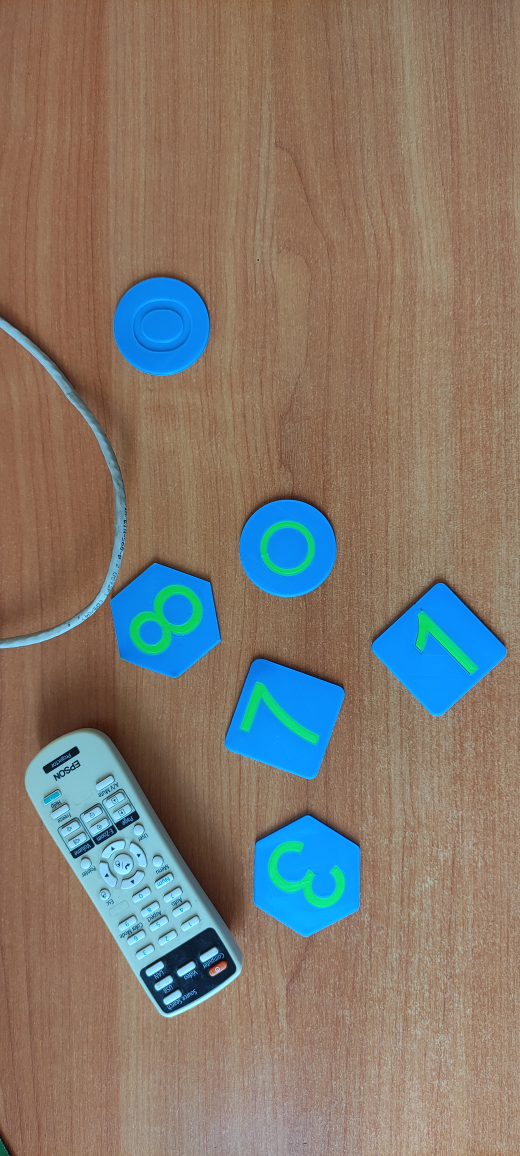
#> input picture Image/lab 3/input_images/5.jpg, 2080 x 4624 px (shown at 1/4 size)
$ python COSII_3_final.py   (older library calls are emulated)
#> lines starting #> are read from the running program, lines starting #| are printed output that depends on the picture; after the words box and inside, x2 and y2 are one past the last pixel; in counts of white or black regions, pixels touching at a corner belong together
#> in process_and_analyze_image, original_image is the input picture: shape (4624, 2080, 3); mean B, G, R 110, 120.9, 130.6
import cv2
import numpy as np
import os


# Функция для масштабирования изображения
def up_scale(image, scale_percent=20):
#> called with scale_percent = 20
    width = int(image.shape[1] * scale_percent / 100)
    height = int(image.shape[0] * scale_percent / 100)
    dim = (width, height)
    return cv2.resize(image, dim, interpolation=cv2.INTER_AREA)
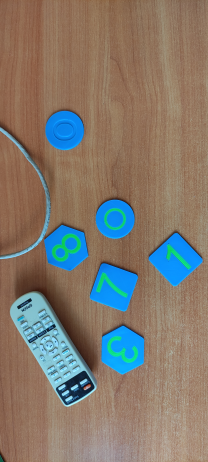
#> returned value: shape (924, 416, 3) (shown at 1/2 size); mean of channels 0, 1, 2 110, 120.9, 130.6; drawn as B, G, R


# Функция для создания маски зеленого цвета
def mask_green(image):
    lower_green = np.array([35, 50, 50])  # Нижний порог зеленого
    upper_green = np.array([85, 255, 255])  # Верхний порог зеленого
    hsv_image = cv2.cvtColor(image, cv2.COLOR_BGR2HSV)
#> hsv_image: shape (924, 416, 3); mean H, S, V 26.2, 106.5, 154.9
    mask = cv2.inRange(hsv_image, lower_green, upper_green)
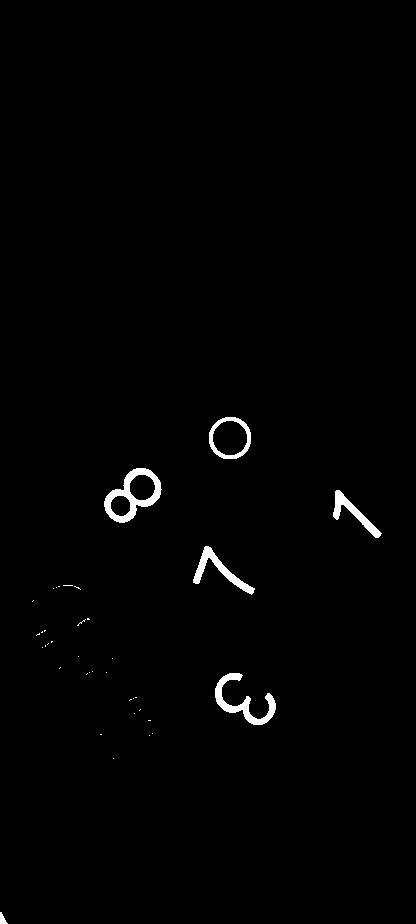
#> mask: shape (924, 416); 1% white; 38 white regions (32 under 20 px), largest, box (x1, y1, x2, y2) and area: (104, 468, 162, 523) 1136, (215, 673, 276, 725) 910, (193, 546, 255, 595) 697, (333, 490, 382, 538) 586, (209, 417, 251, 459) 518, (0, 912, 8, 924) 55
    return cv2.bitwise_and(image, image, mask=mask)


# Функция для применения медианного фильтра
def apply_median_filter(image, ksize=7):
#> called with ksize = 7
    gray_image = cv2.cvtColor(image, cv2.COLOR_BGR2GRAY)
    return cv2.medianBlur(gray_image, ksize)
#> returned value: shape (924, 416)


# Функция для применения минимального фильтра
def apply_minimal_filter(image, ksize1=3, ksize2=3):
#> called with ksize1 = 3, ksize2 = 3
    kernel = np.ones((ksize1, ksize2), np.uint8)
    return cv2.erode(image, kernel)


# Функция для выделения контуров с использованием оператора Собеля
def apply_Sobel_operator(image):
    if len(image.shape) == 3:  # Если RGB, переводим в оттенки серого
        gray_image = cv2.cvtColor(image, cv2.COLOR_BGR2GRAY)
    else:
        gray_image = image
    sobel_x = cv2.Sobel(gray_image, cv2.CV_64F, 1, 0, ksize=3)
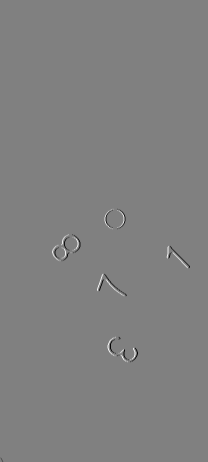
#> sobel_x: shape (924, 416) float64 (shown at 1/2 size); min -609, max 600, mean 0; drawn with min black and max white
    sobel_y = cv2.Sobel(gray_image, cv2.CV_64F, 0, 1, ksize=3)
    sobel_combined = cv2.magnitude(sobel_x, sobel_y)
    return cv2.convertScaleAbs(sobel_combined)


# Функция для вычисления угла поворота
def get_rotation_angle(contour):
    rect = cv2.minAreaRect(contour)
    angle = rect[-1]
    if angle < -45:
        angle = -(90 + angle)
    else:
        angle = -angle
    return angle


# Функция для поворота объекта
def rotate_the_shape(image, contour, angle):
    rect = cv2.minAreaRect(contour)
    center = tuple(map(int, rect[0]))
    M = cv2.getRotationMatrix2D(center, angle, 1.0)
    return cv2.warpAffine(image, M, (image.shape[1], image.shape[0]))


# Функция для обработки изображения и поиска контуров
def process_and_analyze_image(image_path, output_folder, min_area=50, max_area=5000):
    # Загружаем оригинальное изображение
    original_image = cv2.imread(image_path)
    if original_image is None:
        print(f"Ошибка: не удалось загрузить изображение {image_path}.")
        return

    # Масштабирование
    processed_image = up_scale(original_image)

    # Создание маски для зеленых объектов
    processed_image = mask_green(processed_image)

    # Применение медианного фильтра
    processed_image = apply_median_filter(processed_image, ksize=7)

    # Применение минимального фильтра
    processed_image = apply_minimal_filter(processed_image)

    # Выделение контуров с использованием оператора Собеля
    sobel_image = apply_Sobel_operator(processed_image)
    _, binary = cv2.threshold(sobel_image, 100, 255, cv2.THRESH_BINARY)
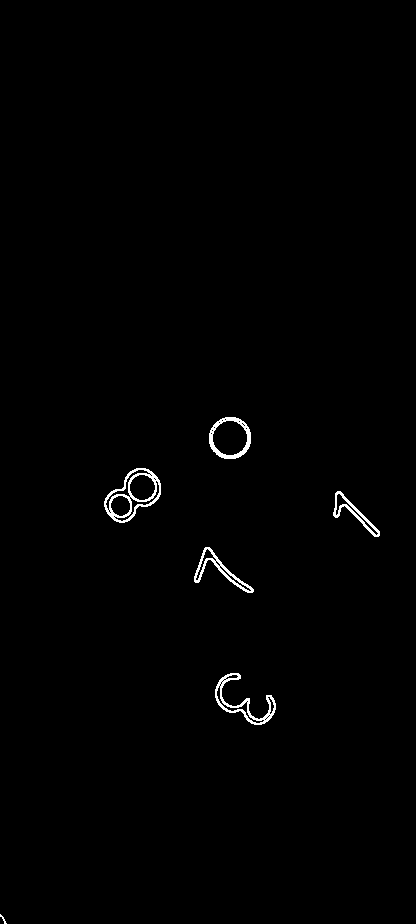
#> binary: shape (924, 416); 0.76% white in thin lines or dots, all inside (x1, y1, x2, y2) = (0, 417, 380, 924)

    # Сохранение обработанного изображения
    processed_filename = os.path.join(output_folder, "processed_" + os.path.basename(image_path))
    cv2.imwrite(processed_filename, binary)
    print(f"Обработанное изображение сохранено как {processed_filename}")

    # Нахождение контуров
    contours, _ = cv2.findContours(binary, cv2.RETR_EXTERNAL, cv2.CHAIN_APPROX_SIMPLE)
#> contours = 6 contours, 1 with area under 20; largest, box (x1, y1, x2, y2) and area: (104, 468, 161, 523) 1851, (209, 417, 251, 459) 1361, (215, 673, 276, 725) 768, (194, 547, 254, 593) 595, (333, 491, 380, 537) 504

    # Фильтрация контуров по площади
    filtered_contours = [c for c in contours if min_area <= cv2.contourArea(c) <= max_area]
#> filtered_contours = 5 contours; box (x1, y1, x2, y2) and area: (104, 468, 161, 523) 1851, (209, 417, 251, 459) 1361, (215, 673, 276, 725) 768, (194, 547, 254, 593) 595, (333, 491, 380, 537) 504

    print(f"Обнаружено {len(filtered_contours)} цифр (после фильтрации) на обработанном изображении.")
#| Обнаружено 5 цифр (после фильтрации) на обработанном изображении.

    for i, contour in enumerate(filtered_contours):
        # Расчет угла поворота
        angle = get_rotation_angle(contour)
        print(f"Цифра {i + 1}: Угол поворота = {angle:.2f}°")

        # Поворот цифры
        rotated = rotate_the_shape(original_image, contour, angle)

        # Сохранение повернутой цифры
        rotated_filename = os.path.join(output_folder, f"rotated_digit_{i + 1}.jpg")
        cv2.imwrite(rotated_filename, rotated)
        print(f"Цифра {i + 1} сохранена как {rotated_filename}")
#> this loop made 5 passes
#> (angle, center in rotate_the_shape, M in rotate_the_shape) on passes 2 to 5: (-10.89, (226, 569), [[0.982, -0.189, 111.5], [0.189, 0.982, -32.44]]), (44.22, (351, 518), [[0.717, 0.697, -261.8], [-0.697, 0.717, 391.5]]), (45, (132, 495), [[0.707, 0.707, -311.4], [-0.707, 0.707, 238.3]]), (0, (229, 437), [[1, 0, 0], [0, 1, 0]])
#> (printed output is left out)
#> pass 1, in process_and_analyze_image, `rotated = rotate_the_shape(original_image, contour, angle)`:
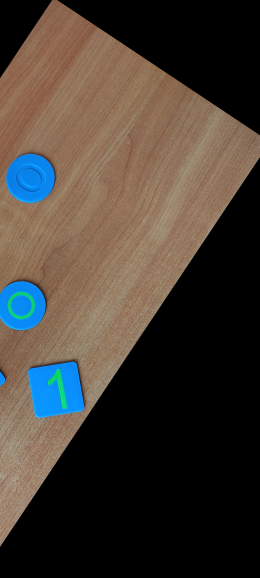
#> rotated: shape (4624, 2080, 3) (shown at 1/8 size); mean B, G, R 52.1, 59.5, 67.8
#> pass 2, in process_and_analyze_image, `rotated = rotate_the_shape(original_image, contour, angle)`:
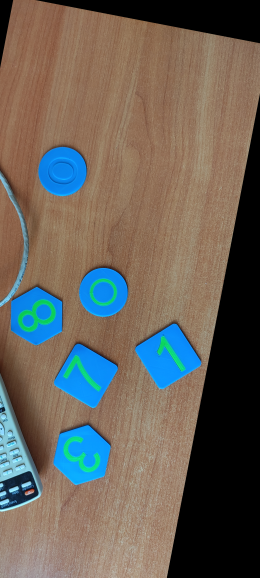
#> rotated: shape (4624, 2080, 3) (shown at 1/8 size); mean B, G, R 89.9, 98.3, 104.7
#> pass 3, in process_and_analyze_image, `rotated = rotate_the_shape(original_image, contour, angle)`:
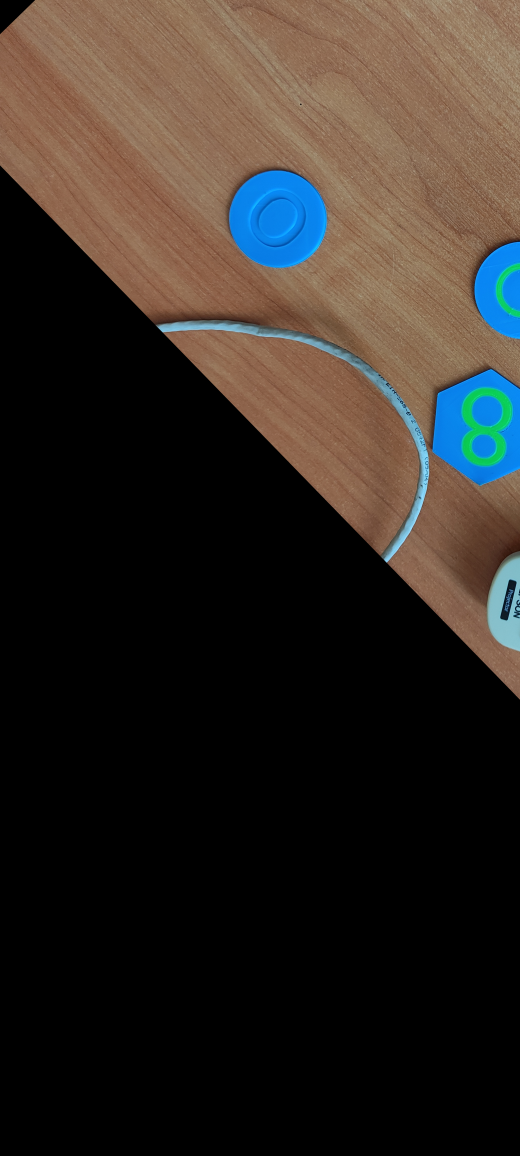
#> rotated: shape (4624, 2080, 3) (shown at 1/4 size); mean B, G, R 36.1, 41.6, 48


# Основной блок вызова функции
if __name__ == "__main__":
    # Путь к изображению (задать свой путь к изображению)
    image_path = 'input_images/5.jpg'  # Укажите путь к вашей картинке

    # Путь для сохранения результатов
    output_folder = 'output_images'

    # Создание выходной папки, если она не существует
    if not os.path.exists(output_folder):
        os.makedirs(output_folder)

    # Обработка изображения
    process_and_analyze_image(image_path, output_folder)

$ run again, with Image/lab 3/input_images/1.jpg copied over Image/lab 3/input_images/5.jpg
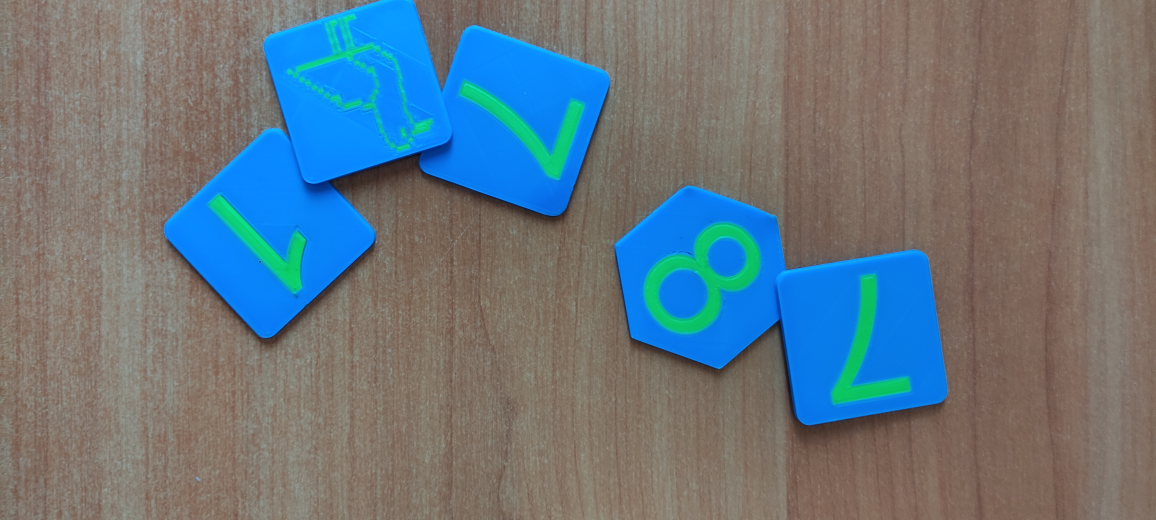
#> input picture Image/lab 3/input_images/1.jpg, 4624 x 2080 px (shown at 1/4 size)
#> in process_and_analyze_image, original_image is the input picture: shape (2080, 4624, 3); mean B, G, R 126.6, 118.5, 104.3
#> hsv_image: shape (416, 924, 3); mean H, S, V 32.4, 91.1, 149.2
#> in mask_green, `mask = cv2.inRange(hsv_image, lower_green, upper_green)`:
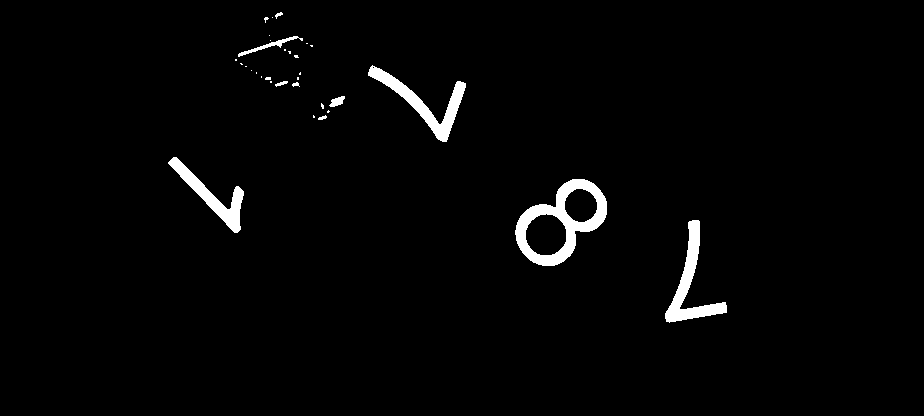
#> mask: shape (416, 924); 2.1% white; 32 white regions (22 under 20 px), largest, box (x1, y1, x2, y2) and area: (515, 179, 607, 266) 2825, (665, 220, 727, 323) 1719, (368, 65, 466, 142) 1704
#> binary: shape (416, 924); 0.97% white in thin lines or dots, all inside (x1, y1, x2, y2) = (170, 39, 727, 322)
#> contours = 7 contours, 1 with area under 20; largest, box (x1, y1, x2, y2) and area: (515, 179, 607, 266) 4802, (665, 220, 727, 322) 1552, (369, 67, 466, 141) 1546, (170, 158, 244, 232) 1265, (261, 39, 286, 49) 74, (331, 97, 343, 106) 64
#> filtered_contours = 6 contours; box (x1, y1, x2, y2) and area: (515, 179, 607, 266) 4802, (665, 220, 727, 322) 1552, (369, 67, 466, 141) 1546, (170, 158, 244, 232) 1265, (261, 39, 286, 49) 74, (331, 97, 343, 106) 64
#| Обнаружено 6 цифр (после фильтрации) на обработанном изображении.
#> the loop in process_and_analyze_image, `for i, contour in enumerate(filtered_contours):` made 6 passes
#> (angle, center in rotate_the_shape, M in rotate_the_shape) on passes 1 to 4: (9.69, (688, 269), [[0.986, 0.168, -35.46], [-0.168, 0.986, 119.6]]), (45, (560, 219), [[0.707, 0.707, 9.16], [-0.707, 0.707, 460.1]]), (43.78, (213, 185), [[0.722, 0.692, -68.79], [-0.692, 0.722, 198.8]]), (0, (336, 101), [[1, 0, 0], [0, 1, 0]])
#> (printed output is left out)
#> pass 3, in process_and_analyze_image, `rotated = rotate_the_shape(original_image, contour, angle)`:
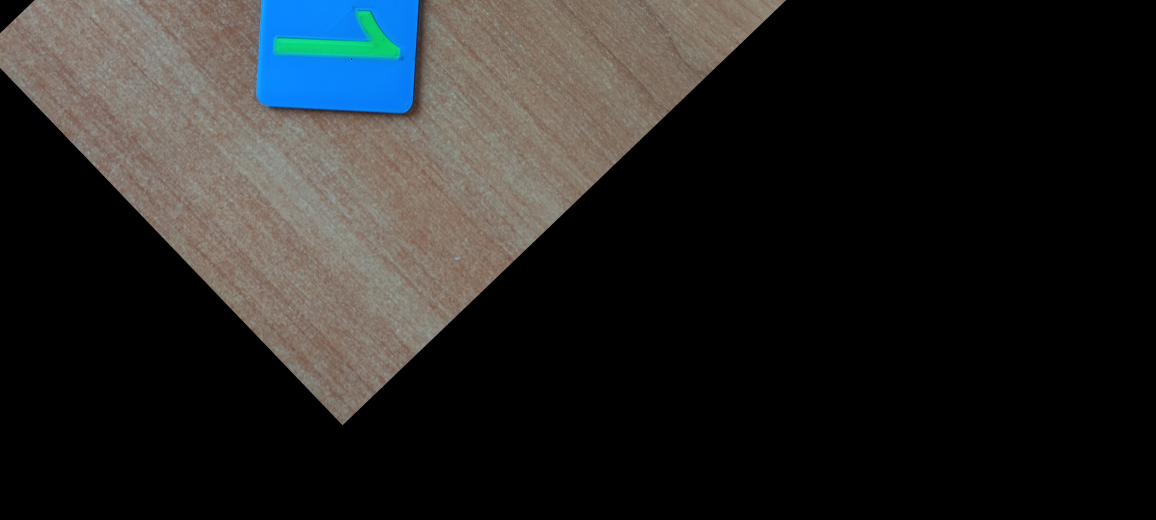
#> rotated: shape (2080, 4624, 3) (shown at 1/4 size); mean B, G, R 36, 36.4, 35.9

$ run again, with Image/lab 3/input_images/10.jpg copied over Image/lab 3/input_images/5.jpg
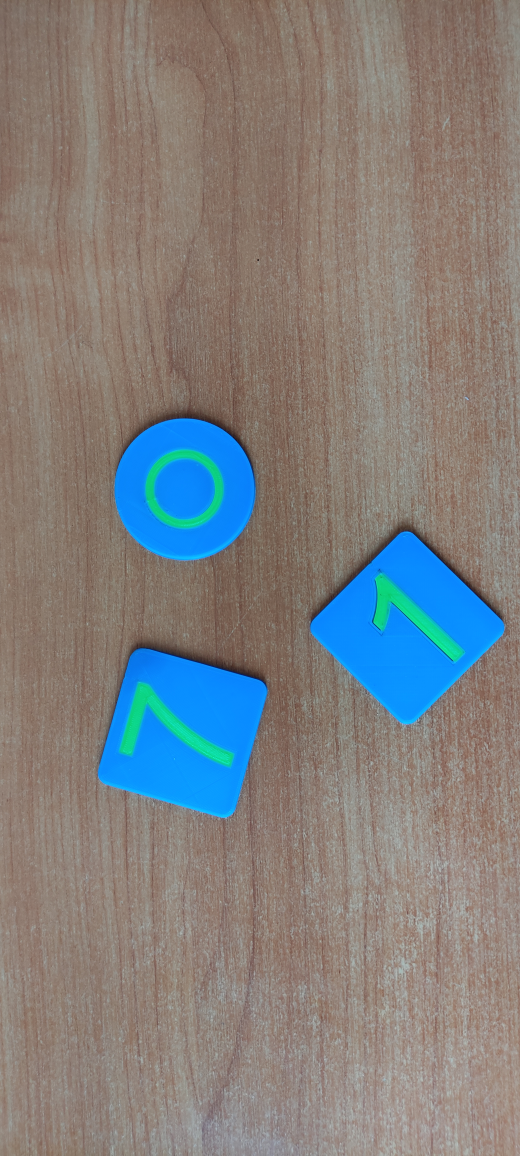
#> input picture Image/lab 3/input_images/10.jpg, 2080 x 4624 px (shown at 1/4 size)
#> in process_and_analyze_image, original_image is the input picture: shape (4624, 2080, 3); mean B, G, R 126.4, 127.4, 128.5
#> hsv_image: shape (924, 416, 3); mean H, S, V 22.5, 67.3, 150.8
#> in mask_green, `mask = cv2.inRange(hsv_image, lower_green, upper_green)`:
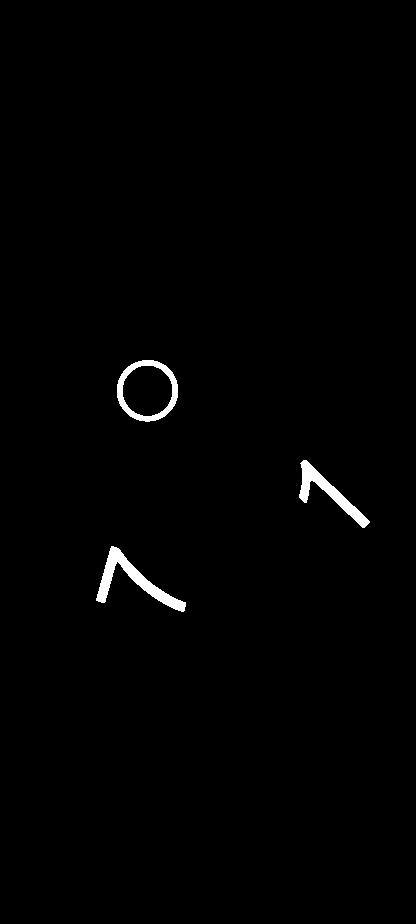
#> mask: shape (924, 416); 0.94% white; 3 white regions, box (x1, y1, x2, y2) and area: (96, 546, 186, 612) 1436, (299, 460, 370, 528) 1136, (117, 360, 178, 422) 1045
#> binary: shape (924, 416); 0.58% white in thin lines or dots, all inside (x1, y1, x2, y2) = (97, 360, 368, 611)
#> contours = 3 contours; box (x1, y1, x2, y2) and area: (117, 360, 178, 422) 2898, (97, 547, 185, 611) 1288, (300, 461, 368, 527) 1021
#> filtered_contours has the same summary as contours
#| Обнаружено 3 цифр (после фильтрации) на обработанном изображении.
#> the loop in process_and_analyze_image, `for i, contour in enumerate(filtered_contours):` made 3 passes
#> (angle, center in rotate_the_shape, M in rotate_the_shape) on passes 1 to 3: (-6.5, (143, 578), [[0.994, -0.113, 66.34], [0.113, 0.994, -12.47]]), (-43.75, (326, 501), [[0.722, -0.692, 437], [0.692, 0.722, -86.33]]), (0, (147, 390), [[1, 0, 0], [0, 1, 0]])
#> (printed output is left out)
#> pass 2, in process_and_analyze_image, `rotated = rotate_the_shape(original_image, contour, angle)`:
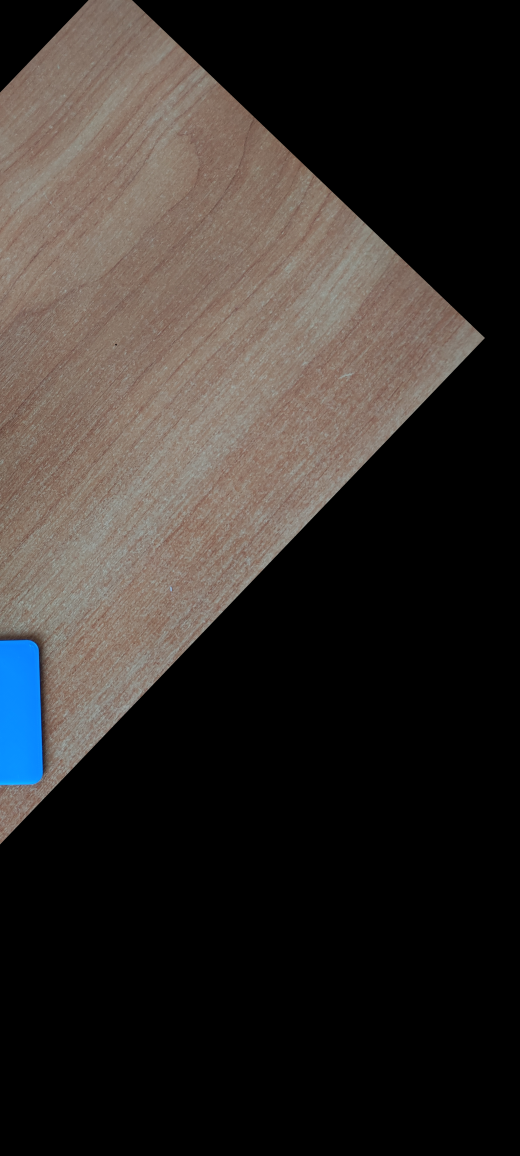
#> rotated: shape (4624, 2080, 3) (shown at 1/4 size); mean B, G, R 42.4, 45.6, 50.4
